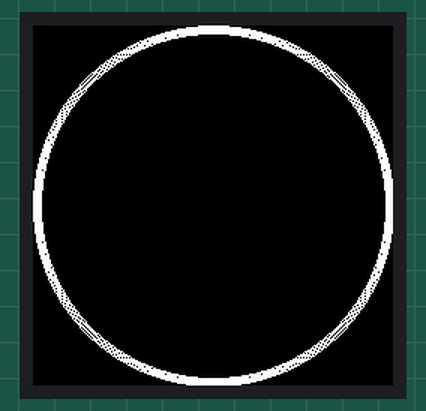
Simulated run of this sketch. Board: Arduino Uno, built with avr-gcc and run on an emulated ATmega328P. Parts: 240×240 colour display. What the sketch prints to the serial monitor is not drawn.

Above: at 0.5 s.
At 1.3 s:
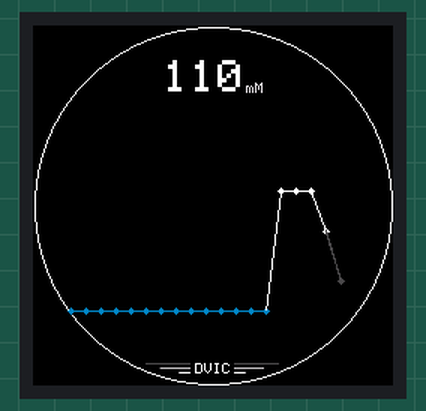
At 9.8 s:
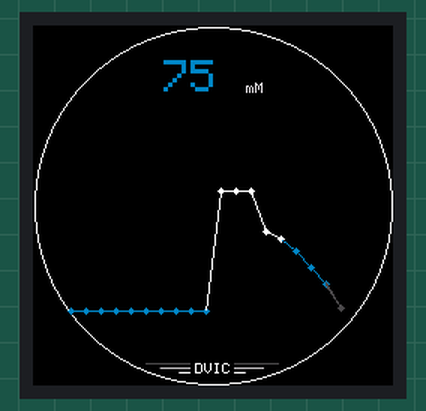
At 18.3 s:
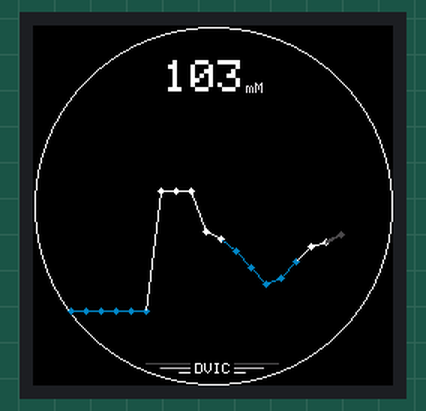
At 26.8 s:
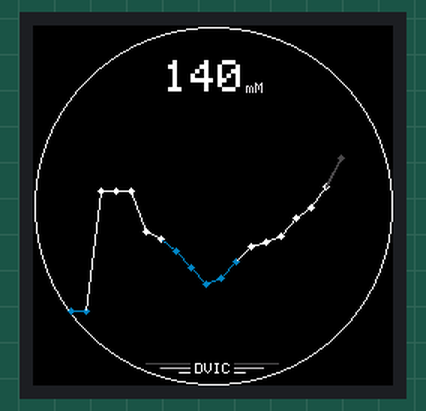
At 37.5 s:
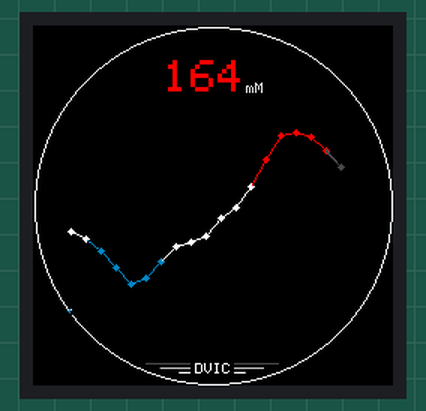

Measured:
- what the display in image 1 shows lasts 2.1 s, from 1.2 s to 3.3 s

The sketch:

draw_a_graph.ino
```cpp
#include <Wire.h> // I2C library
#include "Adafruit_GFX.h"
#include "Adafruit_SSD1306.h"
#include "Adafruit_GC9A01A.h"

#define TFT_DC 4 // SDA
#define TFT_CS 5 // SCL
#define SCREEN_WIDTH 128
#define SCREEN_HEIGHT 128

// Hardware SPI on Feather or other boards
Adafruit_GC9A01A tft(TFT_CS, TFT_DC);
Adafruit_SSD1306 display(SCREEN_WIDTH, SCREEN_HEIGHT, &Wire, -1);

#define LTBLUE 0xB6DF
#define LTTEAL 0xBF5F
#define LTGREEN 0xBFF7
#define LTCYAN 0xC7FF
#define LTRED 0xFD34
#define LTMAGENTA 0xFD5F
#define LTYELLOW 0xFFF8
#define LTORANGE 0xFE73
#define LTPINK 0xFDDF
#define LTPURPLE 0xCCFF
#define LTGREY 0xE71C

#define BLUE 0x001F
#define TEAL 0x0438
#define GREEN 0x07E0
#define CYAN 0x07FF
#define RED 0xF800
#define MAGENTA 0xF81F
#define YELLOW 0xFFE0
#define ORANGE 0xFC00
#define PINK 0xF81F
#define PURPLE 0x8010
#define GREY 0xC618
#define WHITE 0xFFFF
#define BLACK 0x0000

#define DKBLUE 0x000D
#define DKTEAL 0x020C
#define DKGREEN 0x03E0
#define DKCYAN 0x03EF
#define DKRED 0x6000
#define DKMAGENTA 0x8008
#define DKYELLOW 0x8400
#define DKORANGE 0x8200
#define DKPINK 0x9009
#define DKPURPLE 0x4010
#define DKGREY 0x4A49

int color = WHITE;

int xprev = 205;
int x0 = 205;
int x1 = 195;
int x2 = 185;
int x3 = 175;
int x4 = 165;
int x5 = 155;
int x6 = 145;
int x7 = 135;
int x8 = 125;
int x9 = 115;
int x10 = 105;
int x11 = 95;
int x12 = 85;
int x13 = 75;
int x14 = 65;
int x15 = 55;
int x16 = 45;
int x17 = 35;
int x18 = 25;

int yprev = 110; // yprev should be defined as the first sensor value received.
int y0y = 190;
int y1y = 110;
int y2y = 110;
int y3 = 110;
int y4 = 190;
int y5 = 190;
int y6 = 190;
int y7 = 190;
int y8 = 190;
int y9 = 190;
int y10 = 190;
int y11 = 190;
int y12 = 190;
int y13 = 190;
int y14 = 190;
int y15 = 190;
int y16 = 190;
int y17 = 190;
int y18 = 190;

int listx[19] = {x0, x1, x2, x3, x4, x5, x6, x7, x8, x9, x10, x11, x12, x13, x14, x15, x16, x17, x18};
int listy[19] = {y0y, y1y, y2y, y3, y4, y5, y6, y7, y8, y9, y10, y11, y12, y13, y14, y15, y16, y17, y18};

void setup()
{
  Serial.begin(115200);
  Serial.println("Start writting");
  tft.begin();
  tft.setRotation(1);
  tft.fillScreen(BLACK);
  delay(10);

// Draw a white circle
  tft.drawCircle(120, 120, 120, WHITE);
  delay(20);
  tft.drawCircle(120, 120, 119, WHITE);
  delay(25);
  tft.drawCircle(120, 120, 118, WHITE);
  delay(30);
  tft.drawCircle(120, 120, 117, WHITE);
  delay(30);
  tft.drawCircle(120, 120, 116, WHITE);
  delay(30);
  tft.drawCircle(120, 120, 115, WHITE);
  delay(60);
  tft.drawCircle(120, 120, 114, BLACK);
  delay(30);
  tft.drawCircle(120, 120, 115, BLACK);
  delay(30);
  tft.drawCircle(120, 120, 116, BLACK);
  delay(30);
  tft.drawCircle(120, 120, 117, BLACK);
  delay(25);
  tft.drawCircle(120, 120, 118, BLACK);
  delay(20);
  tft.drawCircle(120, 120, 120, BLACK);
  delay(200);

  //  tft.drawPixel(x18, y18, LTGREY);
  //  delay(80);
  //  tft.drawPixel(x17, y17, LTGREY);
  //  delay(80);
  //  tft.drawPixel(x16, y16, LTGREY);
  //  delay(80);
  //  tft.drawPixel(x15, y15, LTGREY);
  //  delay(80);
  //  tft.drawPixel(x14, y14, LTGREY);
  //  delay(80);
  //  tft.drawPixel(x13, y13, LTGREY);
  //  delay(80);
  //  tft.drawPixel(x12, y12, LTGREY);
  //  delay(80);
  //  tft.drawPixel(x11, y11, LTGREY);
  //  delay(80);
  //  tft.drawPixel(x10, y10, LTGREY);
  //  delay(80);
  //  tft.drawPixel(x9, y9, LTGREY);
  //  delay(80);
  //  tft.drawPixel(x8, y8, LTGREY);
  //  delay(80);
  //  tft.drawPixel(x7, y7, LTGREY);
  //  delay(80);
  //  tft.drawPixel(x6, y6, LTGREY);
  //  delay(80);
  //  tft.drawPixel(x5, y5, LTGREY);
  //  delay(80);
  //  tft.drawPixel(x4, y4, LTGREY);
  //  delay(80);
  //  tft.drawPixel(x3, y3, LTGREY);
  //  delay(80);
  //  tft.drawPixel(x2, y2y, LTGREY);
  //  delay(80);
  //  tft.drawPixel(x1, y1y, LTGREY);
  //  delay(80);
  //  tft.drawPixel(x0, y0y, LTGREY);
  //  delay(80);
  //  tft.drawPixel(xprev, yprev, LTGREY);
  //  delay(40);

  // Writte "DVIC" at the bottom of the screen
  tft.setCursor(108, 225);
  tft.setTextColor(WHITE);
  tft.setTextSize(1);
  tft.setTextWrap(false);
  tft.print("DVIC");
  delay(80);

  // Draw the 3 DVIC-left lines
  tft.drawFastHLine(75, 225, 30, DKGREY);
  tft.drawFastHLine(85, 228, 20, GREY);
  tft.drawPixel(84, 228, DKGREY);
  tft.drawFastHLine(98, 231, 7, WHITE);
  tft.drawPixel(97, 231, GREY);
  //  tft.drawPixel(96, 231, GREY);
  //  delay(60);

  // Draw the 3 DVIC-right lines
  tft.drawFastHLine(134, 225, 30, DKGREY);
  tft.drawFastHLine(134, 228, 20, GREY);
  tft.drawPixel(155, 225, DKGREY);
  tft.drawFastHLine(134, 231, 7, WHITE);
  tft.drawPixel(141, 231, GREY);
  delay(80);

  // Writte concentration unit
  tft.setCursor(136, 38);
  tft.setTextColor(LTGREY);
  tft.setTextSize(1);
  tft.setTextWrap(false);
  tft.print(" mM");

  //  tft.drawRect(25, 49, 190, 143, DKTEAL);     // Centered inner rectangle
  //  tft.drawRect(48, 24, 144, 192, DKGREY);     // Centered outer rectangle
  //  tft.drawRect(24, 48, 192, 144, DKGREY);     // Centered outer rectangle
  //  tft.drawRect(35, 35, 170, 170, DKMAGENTA);  // Large centered square, 0 pixel margin
  //  tft.drawRect(40, 40, 160, 160, DKGREY);     // Square centered with 10px margin
  //  tft.drawLine(48, 24, 192, 216, LTBLUE);    // Diagonal 1 of outer rectangle
  //  tft.drawLine(192, 24, 48, 216, LTBLUE);    // Diagonal 2 of outer rectangle
  //  tft.drawLine(0, 0, 240, 240, DKMAGENTA);     // Diagonal 1 of the large square
  //  tft.drawLine(0, 240, 240, 0, DKMAGENTA);     // Diagonal 2 of the large square
}

void loop()
{
  int listcg[] = {110, 105, 97, 86, 75, 79, 90, 100, 103, 107, 119, 126, 140, 158, 174, 176, 173, 164, 157, 150, 142, 131, 130, 128, 122, 117, 112, 110, 105, 97, 86, 77, 79, 90, 100, 103, 107, 119, 130, 147, 160, 180, 182, 176, 164, 157, 150, 142, 131, 130, 128, 122, 117, 112};
  for (int i = 0; i <= 52; i++)
  {                             // Update cg loop
    int cgreceived = listcg[i]; // Simulate a new value received
    Serial.print("cgreceived: ");
    Serial.println(cgreceived);

    // Shift the list from left to right to make room for the new y0 value
    shiftright(listy);

    // Add y0 to the liste //
    listy[1] = converttopixel(cgreceived);

    Serial.print("The new y0 is: ");
    Serial.println(listy[0]);
    Serial.print("The new y1 is: ");
    Serial.println(listy[1]);
    Serial.print("The new y2 is: ");
    Serial.println(listy[2]);
    Serial.print("The new y3 is: ");
    Serial.println(listy[3]);

    color = WHITE;
    tft.fillRect(87, 23, 52, 21, BLACK); // Refresh the glucose concentration value printed

    tft.setCursor(87, 23);
    if (cgreceived >= 150) // High glycemia. Risk of hyperglycemic crisis
    { // 150 mMol
      color = RED;
    }
    if (cgreceived <= 100) // Low glycemia. Risk of hypoglycemic crisis
    { // 100 mMol
      color = TEAL;
    }
    tft.setTextColor(color); // color is WHITE by default
    tft.setTextSize(3);
    tft.setTextWrap(false);
    tft.print(String(cgreceived));

    for (int j = 1; j <= 19; j++)
    { // Draw pixel from x0 = 190 to x19 = 25
      color = WHITE;
      if (listy[j] <= 100)
      { // The 100th pixel correspond to 140mMol
        color = RED;
      }
      if (listy[j] >= 150)
      { // The 150th pixel correspond to 90mMol
        color = TEAL;
      }
      tft.drawPixel(listx[j], listy[j], color); // Draw pixel [xj,yj]

      tft.drawPixel(listx[j] + 1, listy[j], color); // Draw a diamond around pixel [xj,yj]
      tft.drawPixel(listx[j], listy[j] + 1, color);
      tft.drawPixel(listx[j] - 1, listy[j], color);
      tft.drawPixel(listx[j], listy[j] - 1, color);

      tft.drawPixel(listx[j] + 2, listy[j], color);
      tft.drawPixel(listx[j], listy[j] + 2, color);
      tft.drawPixel(listx[j] - 2, listy[j], color);
      tft.drawPixel(listx[j], listy[j] - 2, color);

      tft.drawPixel(listx[j] + 1, listy[j] + 1, color);
      tft.drawPixel(listx[j] - 1, listy[j] + 1, color);
      tft.drawPixel(listx[j] + 1, listy[j] - 1, color);
      tft.drawPixel(listx[j] - 1, listy[j] - 1, color);

      Serial.print("A l'itération ");
      Serial.print(i);
      Serial.print(", l'y du pixel ");
      Serial.print(j);
      Serial.print(" vaut: ");
      Serial.println(listy[j]);
    }
    // Calcul of yprev
    yprev = listy[1] + round((5 * (listy[1] - listy[2]) + 2 * (listy[2] - listy[3]) + listy[1] - listy[2]) / 8 + (listy[1] - listy[2]) / 2);

    if (yprev > 188)
    { // High limit to avoid going off screen
      yprev = 188;
    }
    if (yprev < 52)
    { // Low limit to avoid going off screen
      yprev = 52;
    }

    Serial.print("The new value of yprev is: ");
    Serial.println(yprev);

    tft.drawPixel(xprev, yprev, GREY); // Draw pixel [xprev, yprev]

    tft.drawPixel(xprev + 1, yprev, DKGREY);
    tft.drawPixel(xprev, yprev + 1, DKGREY);
    tft.drawPixel(xprev - 1, yprev, DKGREY);
    tft.drawPixel(xprev, yprev - 1, DKGREY);

    tft.drawPixel(xprev + 2, yprev, DKGREY);
    tft.drawPixel(xprev, yprev + 2, DKGREY);
    tft.drawPixel(xprev - 2, yprev, DKGREY);
    tft.drawPixel(xprev, yprev - 2, DKGREY);

    tft.drawPixel(xprev + 1, yprev + 1, DKGREY);
    tft.drawPixel(xprev - 1, yprev + 1, DKGREY);
    tft.drawPixel(xprev + 1, yprev - 1, DKGREY);
    tft.drawPixel(xprev - 1, yprev - 1, DKGREY);

    for (int k = 1; k <= 17; k++)
    { // Draw lines between all points
      color = WHITE;
      if (listy[k] <= 100)
      { // The 100th pixel correspond to 140mMol
        color = RED;
      }
      if (listy[k] >= 150)
      { // The 150th pixel correspond to 90mMol
        color = TEAL;
      }
      tft.drawLine(listx[k], listy[k], listx[k + 1], listy[k + 1], color);
      //      delay(25);
      tft.drawLine(listx[1], listy[1], xprev, yprev, DKGREY);
      tft.drawLine(listx[1], listy[1] - 1, xprev, yprev, DKGREY);
      tft.drawLine(listx[1], listy[1] + 1, xprev, yprev, DKGREY);
    }

    delay(2000); // Update frequency

    // Refresh graph after 2 seconds
    tft.fillRect(26, 50, 188, 141, BLACK);
    tft.fillRect(23, 54, 5, 135, BLACK);
    tft.fillRect(25, 190, 190, 3, BLACK);
  }
}

// Shift right function
void shiftright(int list[])
{
  for (int i = 19; i >= 1; i--)
  {
    list[i] = list[i - 1];
  }
}

// Convert the value receive in graphical coordinates
int converttopixel(int cg)
{
  int y = 240 - (cg - 7);
  return y;
}
```
